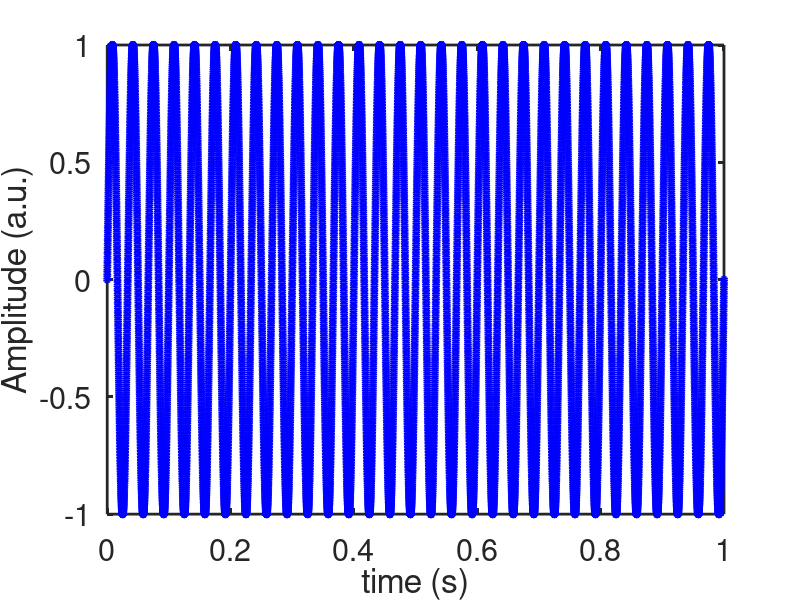

Write the MATLAB code that produced this figure. (Note: this script raises an error after producing the figure.)
Fs = 10000;
time = (0:1/Fs:1); % Time vector
signal = sin(2*pi*30*time);
figure(1);
plot(time, signal,'-ob','LineWidth',2,'MarkerSize',4);
set(gca,'FontSize',22,'LineWidth',2);
xlabel('time (s)')
ylabel('Amplitude (a.u.)');
[freq, amp]=MAE170fft(time, signal);
figure(2)
semilogy(freq, amp,'-ob','LineWidth',2,'MarkerSize',4);
set(gca,'FontSize',22,'LineWidth',2);
xlabel('frequency [Hz]')
ylabel('|FT|');
function [frequencyVar, amplitudeVar] = MAE170fft(tVar, yVar)
    reps=length(tVar); % obtain number of samples
    fs=1/mean(diff(tVar)); % calculate mean sampling rate
    % calculate oscilloscope signal PSD
    [PSD,f_psd] = periodogram(yVar,rectwin(reps),reps,fs,'onesided');
    frequencyVar = f_psd;
    amplitudeVar = sqrt(PSD);
end